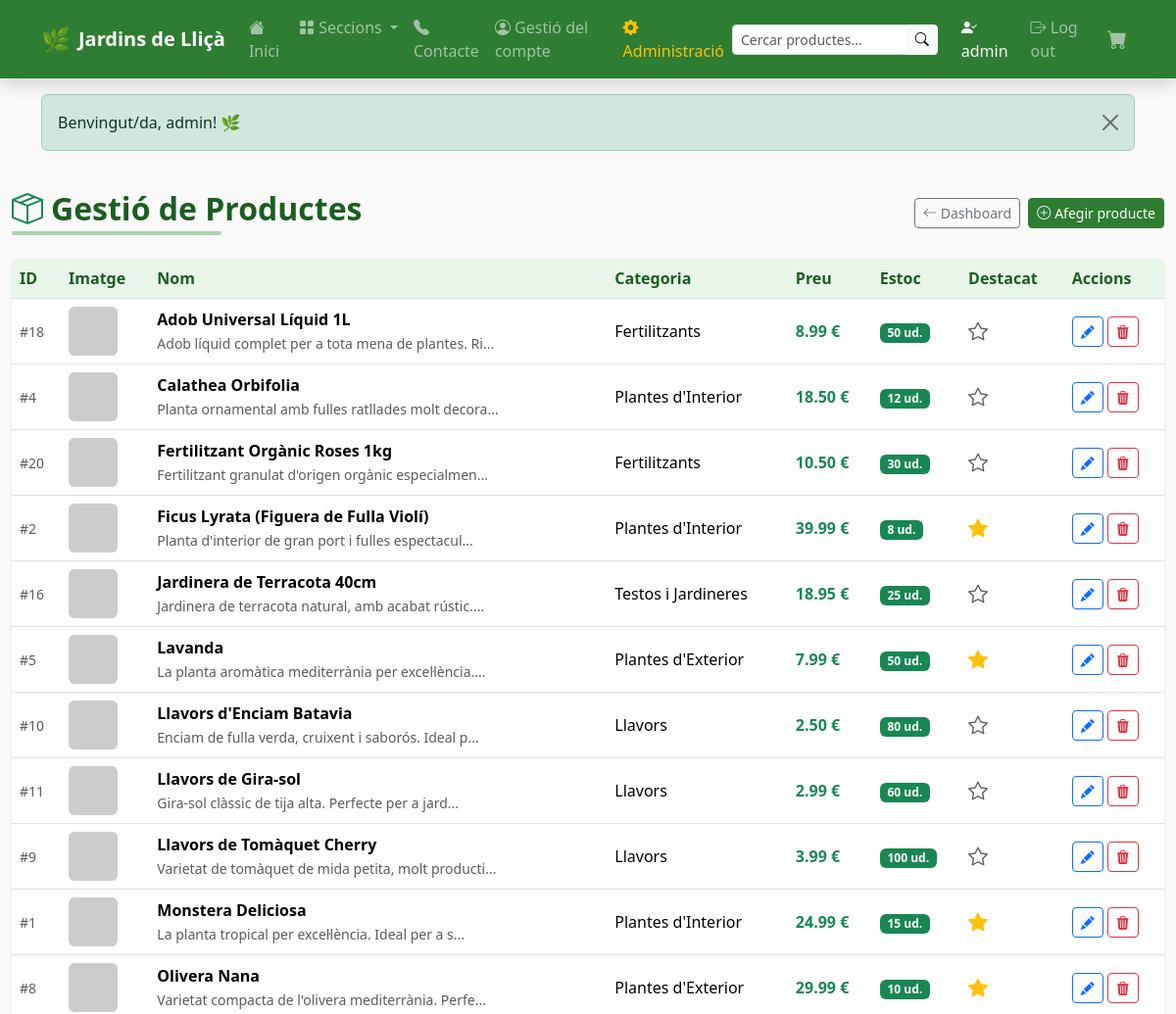
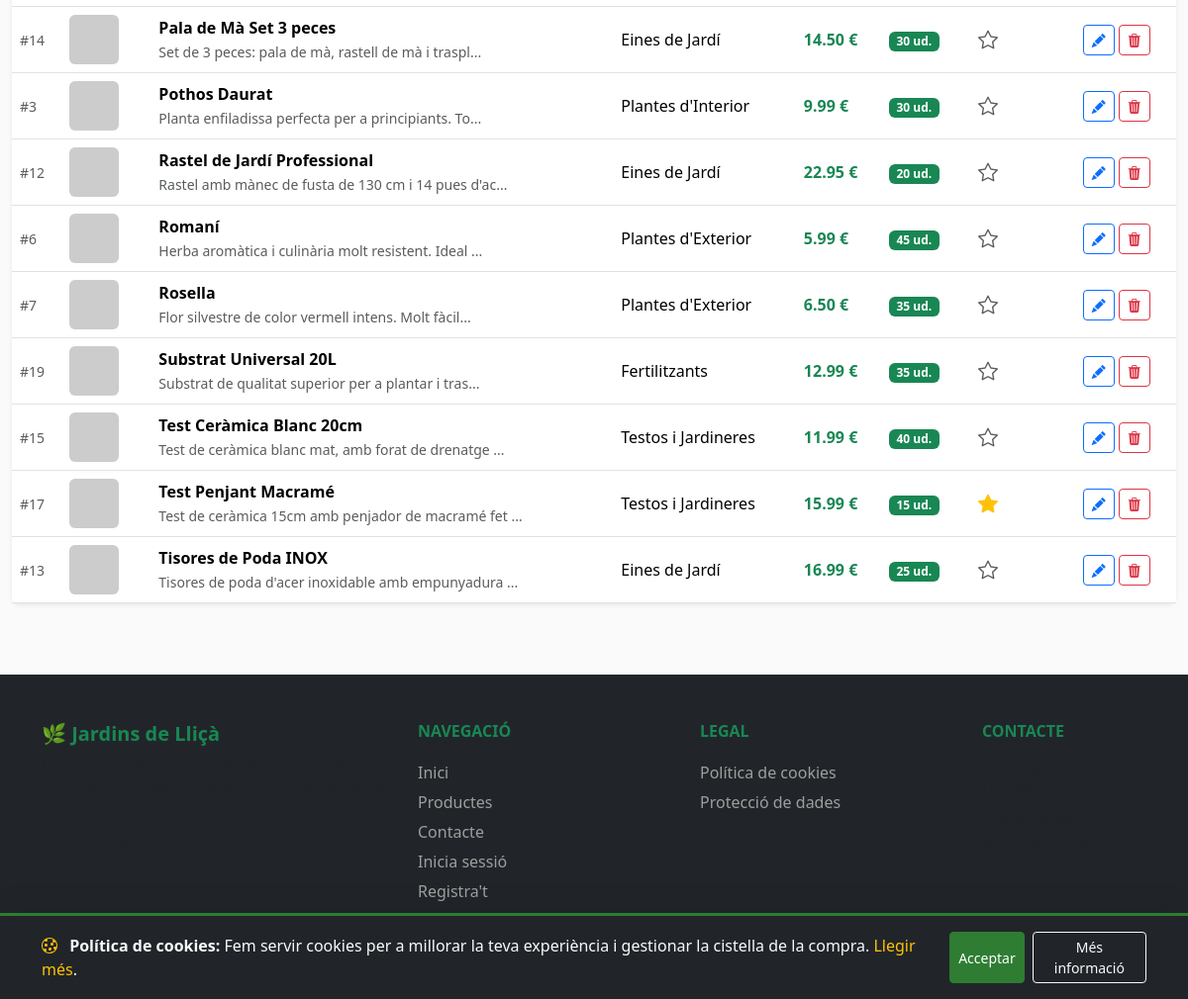
/admin/products.php (signed in), run on the app's committed database (2 pictures, top to bottom).
### tables this page shows
CREATE TABLE IF NOT EXISTS products (
    id INT AUTO_INCREMENT PRIMARY KEY,
    name VARCHAR(200) NOT NULL,
    description TEXT,
    price DECIMAL(10,2) NOT NULL,
    category_id INT,
    featured TINYINT(1) DEFAULT 0,
    image VARCHAR(255) DEFAULT 'no-image.png',
    active TINYINT(1) DEFAULT 1,
    stock INT DEFAULT 0,
    created_at TIMESTAMP DEFAULT CURRENT_TIMESTAMP,
    FOREIGN KEY (category_id) REFERENCES categories(id) ON DELETE SET NULL
);

CREATE TABLE IF NOT EXISTS categories (
    id INT AUTO_INCREMENT PRIMARY KEY,
    name VARCHAR(100) NOT NULL,
    slug VARCHAR(100) UNIQUE NOT NULL,
    description TEXT
);

### admin/products.php (the view, shortened to what this page needs)
<?php
require_once '../includes/functions.php';
$pdo    = getDB();
$products    = $pdo->query("SELECT p.*, c.name AS cat_name FROM products p LEFT JOIN categories c ON p.category_id=c.id WHERE p.active=1 ORDER BY p.name")->fetchAll();
require_once '../includes/header.php';
?>
<div class="container-fluid py-4">
    <div class="d-flex justify-content-between align-items-center mb-4 flex-wrap gap-2">
        <h2 class="section-title mb-0">
            <i class="bi bi-box-seam text-success me-2"></i>Gestió de Productes
        </h2>
        <div class="d-flex gap-2">
            <a href="/PHP_WEB_EI/admin/index.php" class="btn btn-outline-secondary btn-sm">
                <i class="bi bi-arrow-left me-1"></i>Dashboard
            </a>
            <button class="btn btn-success btn-sm" data-bs-toggle="modal" data-bs-target="#productModal">
                <i class="bi bi-plus-circle me-1"></i>Afegir producte
            </button>
        </div>
    </div>
    <div class="card border-0 shadow-sm rounded-3">
        <div class="card-body p-0">
            <div class="table-responsive">
                <table class="table admin-table align-middle mb-0">
                    <thead>
                        <tr>
                            <th>ID</th>
                            <th>Imatge</th>
                            <th>Nom</th>
                            <th>Categoria</th>
                            <th>Preu</th>
                            <th>Estoc</th>
                            <th>Destacat</th>
                            <th>Accions</th>
                        </tr>
                    </thead>
                    <tbody>
                        <?php if (empty($products)): ?>
                        <tr><td colspan="8" class="text-center text-muted py-4">Sense productes</td></tr>
                        <?php else: ?>
                        <?php foreach ($products as $p): ?>
                        <tr>
                            <td class="text-muted small">#<?= $p['id'] ?></td>
                            <td>
                                <div style="width:50px;height:50px;overflow:hidden;border-radius:6px;background:#e8f5e9;">
                                    <?= productImage($p['image'], $p['name']) ?>
                                </div>
                            </td>
                            <td>
                                <strong><?= h($p['name']) ?></strong>
                                <br><small class="text-muted"><?= h(mb_substr($p['description'], 0, 50)) ?>...</small>
                            </td>
                            <td><?= h($p['cat_name'] ?? '-') ?></td>
                            <td class="fw-bold text-success"><?= number_format($p['price'], 2) ?> €</td>
                            <td>
                                <?php if ($p['stock'] <= 0): ?>
                                    <span class="badge bg-danger">Sense estoc</span>
                                <?php elseif ($p['stock'] <= 5): ?>
                                    <span class="badge bg-warning text-dark"><?= $p['stock'] ?> ud.</span>
                                <?php else: ?>
                                    <span class="badge bg-success"><?= $p['stock'] ?> ud.</span>
                                <?php endif; ?>
                            </td>
                            <td>
                                <?= $p['featured'] ? '<i class="bi bi-star-fill text-warning fs-5"></i>' : '<i class="bi bi-star text-muted fs-5"></i>' ?>
                            </td>
                            <td>
                                <div class="d-flex gap-1">
                                    <button class="btn btn-outline-primary btn-sm"
                                            onclick='editProduct(<?= json_encode($p) ?>)'
                                            title="Editar">
                                        <i class="bi bi-pencil-fill"></i>
                                    </button>
                                    <a href="products.php?action=delete&id=<?= $p['id'] ?>"
                                       class="btn btn-outline-danger btn-sm"
                                       onclick="return confirm('Eliminar el producte \'<?= h(addslashes($p['name'])) ?>\'?')"
                                       title="Eliminar">
                                        <i class="bi bi-trash3-fill"></i>
                                    </a>
                                </div>
                            </td>
                        </tr>
                        <?php endforeach; ?>
                        <?php endif; ?>
                    </tbody>
                </table>
            </div>
        </div>
    </div>
</div>
<?php require_once '../includes/footer.php'; ?>

### includes/functions.php (shortened to what this page needs)
<?php
function h(string $str): string {
    return htmlspecialchars($str, ENT_QUOTES, 'UTF-8');
}
function productImage(string $img, string $alt = ''): string {
    $path = '/PHP_WEB_EI/uploads/products/' . $img;
    $placeholder = 'https://placehold.co/300x300/e8f5e9/2e7d32?text=' . urlencode($alt ?: 'Producte');
    $fullPath = __DIR__ . '/../uploads/products/' . $img;
    $src = (file_exists($fullPath) && $img !== 'no-image.png') ? $path : $placeholder;
    return '<img src="' . h($src) . '" alt="' . h($alt) . '" class="img-fluid">';
}
function getFlash(): ?array {
    if (isset($_SESSION['flash'])) {
        $f = $_SESSION['flash'];
        return $f;
    }
    return null;
}
function showFlash(): void {
    $f = getFlash();
    if ($f) {
        echo '<div class="alert alert-' . h($f['type']) . ' alert-dismissible fade show" role="alert">'
            . h($f['msg'])
            . '<button type="button" class="btn-close" data-bs-dismiss="alert"></button></div>';
    }
}

### css/style.css (style rules this page uses)
:root { --green-dark: #1b5e20; --green-main: #2e7d32; --green-mid: #388e3c; --green-light: #a5d6a7; --green-pale: #e8f5e9; --amber: #f9a825; --text-dark: #212121; --text-muted: #757575; }
body { font-family: 'Segoe UI', system-ui, -apple-system, sans-serif; color: var(--text-dark); background: #fafafa; }
a { color: var(--green-main); text-decoration: none; }
.section-title { position: relative; display: inline-block; font-weight: 700; color: var(--green-dark); }
.section-title::after { content: ''; display: block; width: 60%; height: 4px; background: var(--green-light); border-radius: 2px; margin-top: 4px; }
.btn-success { background-color: var(--green-main); border-color: var(--green-main); }
.admin-table th { background: var(--green-pale); color: var(--green-dark); }

### data on the page
products: id "18", name "Adob Universal Líquid 1L", description "Adob líquid complet per a tota mena de plantes. Ri", category.name "Fertilitzants", price "8.99", stock "50", featured 0 (drawn)
products: id "4", name "Calathea Orbifolia", description "Planta ornamental amb fulles ratllades molt decora", category.name "Plantes d'Interior", price "18.50", stock "12", featured 0 (drawn)
products: id "20", name "Fertilitzant Orgànic Roses 1kg", description "Fertilitzant granulat d'origen orgànic especialmen", category.name "Fertilitzants", price "10.50", stock "30", featured 0 (drawn)
products: id "2", name "Ficus Lyrata (Figuera de Fulla Violí)", description "Planta d'interior de gran port i fulles espectacul", category.name "Plantes d'Interior", price "39.99", stock "8", featured 1 (drawn)
products: id "16", name "Jardinera de Terracota 40cm", description "Jardinera de terracota natural, amb acabat rústic.", category.name "Testos i Jardineres", price "18.95", stock "25", featured 0 (drawn)
products: id "5", name "Lavanda", description "La planta aromàtica mediterrània per excel·lència.", category.name "Plantes d'Exterior", price "7.99", stock "50", featured 1 (drawn)
products: id "10", name "Llavors d'Enciam Batavia", description "Enciam de fulla verda, cruixent i saborós. Ideal p", category.name "Llavors", price "2.50", stock "80", featured 0 (drawn)
products: id "11", name "Llavors de Gira-sol", description "Gira-sol clàssic de tija alta. Perfecte per a jard", category.name "Llavors", price "2.99", stock "60", featured 0 (drawn)
products: id "9", name "Llavors de Tomàquet Cherry", description "Varietat de tomàquet de mida petita, molt producti", category.name "Llavors", price "3.99", stock "100", featured 0 (drawn)
products: id "1", name "Monstera Deliciosa", description "La planta tropical per excel·lència. Ideal per a s", category.name "Plantes d'Interior", price "24.99", stock "15", featured 1 (drawn)
products: id "8", name "Olivera Nana", description "Varietat compacta de l'olivera mediterrània. Perfe", category.name "Plantes d'Exterior", price "29.99", stock "10", featured 1 (drawn)
products: id "14", name "Pala de Mà Set 3 peces", description "Set de 3 peces: pala de mà, rastell de mà i traspl", category.name "Eines de Jardí", price "14.50", stock "30", featured 0 (drawn)
products: id "3", name "Pothos Daurat", description "Planta enfiladissa perfecta per a principiants. To", category.name "Plantes d'Interior", price "9.99", stock "30", featured 0 (drawn)
products: id "12", name "Rastel de Jardí Professional", description "Rastel amb mànec de fusta de 130 cm i 14 pues d'ac", category.name "Eines de Jardí", price "22.95", stock "20", featured 0 (drawn)
products: id "6", name "Romaní", description "Herba aromàtica i culinària molt resistent. Ideal", category.name "Plantes d'Exterior", price "5.99", stock "45", featured 0 (drawn)
products: id "7", name "Rosella", description "Flor silvestre de color vermell intens. Molt fàcil", category.name "Plantes d'Exterior", price "6.50", stock "35", featured 0 (drawn)
products: id "19", name "Substrat Universal 20L", description "Substrat de qualitat superior per a plantar i tras", category.name "Fertilitzants", price "12.99", stock "35", featured 0 (drawn)
products: id "15", name "Test Ceràmica Blanc 20cm", description "Test de ceràmica blanc mat, amb forat de drenatge", category.name "Testos i Jardineres", price "11.99", stock "40", featured 0 (drawn)
products: id "17", name "Test Penjant Macramé", description "Test de ceràmica 15cm amb penjador de macramé fet", category.name "Testos i Jardineres", price "15.99", stock "15", featured 1 (drawn)
products: id "13", name "Tisores de Poda INOX", description "Tisores de poda d'acer inoxidable amb empunyadura", category.name "Eines de Jardí", price "16.99", stock "25", featured 0 (drawn)

### other printed values
$_SESSION['username'] "admin"
$f['msg'] "Benvingut/da, admin! 🌿"
